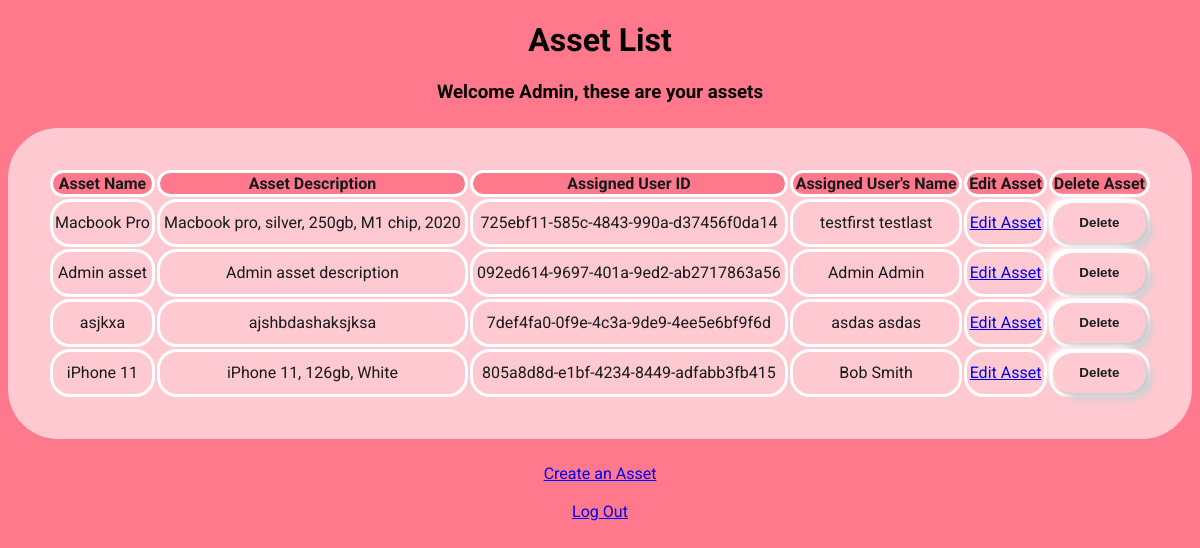
The page /assets/092ed614-9697-401a-9ed2-ab2717863a56 (signed in) on the database its author committed.
### app.py (models this page shows, shortened)
class User(UserMixin, db.Model):
    user_id = db.Column(db.String(50), primary_key=True)
    email = db.Column(db.String(100), unique=True, nullable=False)
    first_name = db.Column(db.String(100))
    last_name = db.Column(db.String(100))
    password = db.Column(db.String(100), nullable=False)
    is_admin = db.Column(db.Integer, default=0)
    assets = db.relationship('Asset', backref='user', lazy=True)

class Asset(UserMixin, db.Model):
    asset_id = db.Column(db.String(50), primary_key=True)
    name = db.Column(db.String(100))
    description = db.Column(db.String(1000))
    user_id = db.Column(db.String(50), db.ForeignKey(
        "user.user_id"), nullable=False)

### app.py (the view)
@app.route("/assets/<user_id>")
@login_required
def assets(user_id):
    user = User.query.get(user_id)
    if user:
        if current_user.is_admin:
            assets = Asset.query.all()
            return render_template('assets.html', user=user, assets=assets)
        else:
            assets = user.assets
            return render_template('assets.html', user=user, assets=assets)
    else:
        return "User not found"

### app.py (called while the page is built)
@login_manager.user_loader
def load_user(user_id):
    return User.query.get((user_id))

### templates/assets.html (shortened to what this page needs)
<!DOCTYPE html>
<html>
<head>
    <link rel="stylesheet" href="/static/assets.css">
</head>
<body>
    <h1>Asset List</h1>
    <h3>Welcome {{ current_user.first_name }}, these are your assets</h3>
    <table class="assets-table">
        <tr>
            <th>Asset Name</th>
            <th>Asset Description</th>
            <th>Assigned User ID</th>
            {% if current_user.is_admin %}
            <th>Assigned User's Name</th>
            {% endif %}
            <th>Edit Asset</th>
            {% if current_user.is_admin %}
            <th>Delete Asset</th>
            {% endif %}
        </tr>
        {% for asset in assets %}
        <tr>
            <td>{{ asset.name }}</td>
            <td>{{ asset.description }}</td>
            <td>{{ asset.user_id }}</td>
            {% if current_user.is_admin %}
            <td>{{ asset.user.first_name }} {{ asset.user.last_name }}</td>
            {% endif %}
            <td>
                <a href="{{ url_for('edit_asset', user_id=current_user.user_id, asset_id=asset.asset_id) }}">Edit Asset</a>
            </td>
            {% if current_user.is_admin %}
            <td>
                <form method="POST" action="{{ url_for('delete_asset', user_id=user.user_id, asset_id=asset.asset_id) }}" class="deleteForm">
                    <button>Delete</button>
                </form>
            </td>
            {% endif %}
        </tr>
        {% endfor %}
    </table>
    <a href="{{ url_for('create_asset') }}">Create an Asset</a>
    <br>
    <br>
    <a href="{{ url_for('logout') }}" id="logoutButton">Log Out</a>
</body>
</html>

### static/assets.css (style rules this page uses)
body { background: #FF788B; text-align: center; justify-content: center; align-items:flex-start; font-family: roboto; }
table { background-color: #FFC9D1; width: 100%; margin: 25px auto; border-radius: 50px; padding: 40px; box-sizing: border-box; background: #FFC9D1; color: #171B1B; }
th { border: solid white; border-radius: 20px; background-color: #FF788B; }
td { border: solid white; border-radius: 20px; }
button { color: #171B1B; background: #FFC9D1; height: 40px; border-radius: 20px; cursor: pointer; font-weight: 900; box-shadow: 6px 6px 6px #cbced1, -6px -6px 6px white; transition: 0.5s; display: block; width: 100%; padding: 0; border: none; outline: none; box-sizing: border-box; }

### rows shown on the page
User: first_name "Admin"
Asset: name "Macbook Pro", description "Macbook pro, silver, 250gb, M1 chip, 2020", user_id "725ebf11-585c-4843-990a-d37456f0da14", user.first_name "testfirst", user.last_name "testlast"
Asset: name "Admin asset", description "Admin asset description", user_id "092ed614-9697-401a-9ed2-ab2717863a56", user.first_name "Admin", user.last_name "Admin"
Asset: name "asjkxa", description "ajshbdashaksjksa", user_id "7def4fa0-0f9e-4c3a-9de9-4ee5e6bf9f6d", user.first_name "asdas", user.last_name "asdas"
Asset: name "iPhone 11", description "iPhone 11, 126gb, White", user_id "805a8d8d-e1bf-4234-8449-adfabb3fb415", user.first_name "Bob", user.last_name "Smith"
